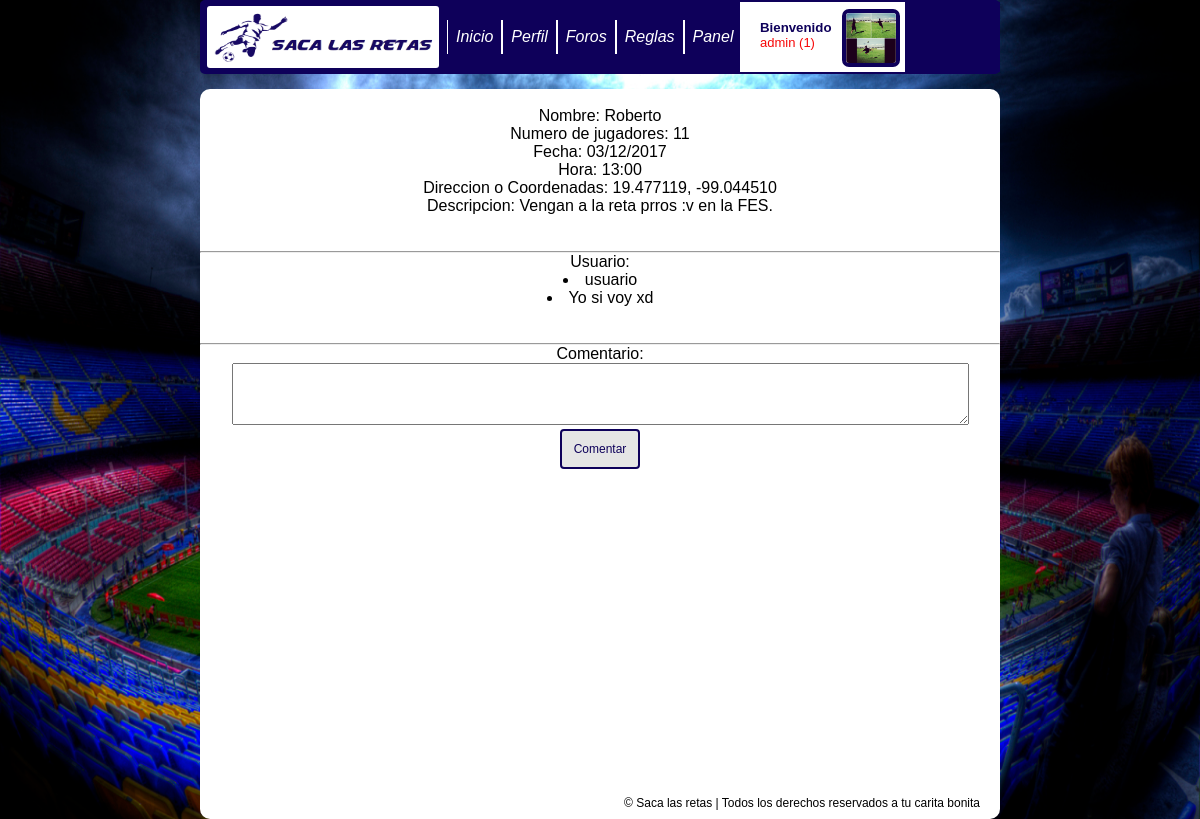
Page /reta.php?id=4 (signed in) on the committed database.
### tables this page shows
CREATE TABLE `usuarios` (
  `id_use` int(11) NOT NULL,
  `nombre` varchar(100) NOT NULL,
  `usuario` varchar(100) NOT NULL,
  `contrasena` varchar(100) NOT NULL,
  `avatar` varchar(200) NOT NULL,
  `email` varchar(100) NOT NULL,
  `fecha_reg` datetime NOT NULL,
  `rango` int(11) NOT NULL,
  `descripcion` varchar(1000) NOT NULL,
  `edad` varchar(100) NOT NULL,
  `tipfut` varchar(100) NOT NULL
);

CREATE TABLE `retas` (
  `id_ret` int(11) NOT NULL,
  `nombreusuario` varchar(200) NOT NULL,
  `numjugadores` varchar(200) NOT NULL,
  `fecha` varchar(200) NOT NULL,
  `hora` varchar(200) NOT NULL,
  `descripcion` varchar(1000) NOT NULL,
  `coor` varchar(200) NOT NULL
);

CREATE TABLE `comretas` (
  `id_com` int(11) NOT NULL,
  `comentario` varchar(1000) NOT NULL,
  `ret_id` int(11) NOT NULL,
  `usuario` int(11) NOT NULL
);

### reta.php (the view, shortened to what this page needs)
<?php
include 'lib/config.php';
?>
<!DOCTYPE html>
<html>
<head>
	<link rel="stylesheet" href="css/estilos.css">
</head>
<body>
		<header>
			<div id="logo">
				<img class="borde" src="./img/logo.png" width="232" height="62">
			</div>
			<div id="menu">
				<br>
				<ul>
					<li><a href="index.php">Inicio</a></li>
					<li><a href="perfilr.php?id= <?php echo $_SESSION['id']; ?>">Perfil</a></li>
					<li><a href="foros.php">Foros</a></li>
					<li><a href="reglas.php">Reglas</a></li>
					<?php   if ($_SESSION['rango']== '1' or $_SESSION['rango']== '0') {?><li><a href="panel">Panel</a></li><?php }?>
				</ul>
			</div>
			<div id="perfil">
				<?php
				$query="SELECT * FROM usuarios WHERE id_use = '".$_SESSION['id']."'";
  				$result=mysqli_query($con,$query);
				$row= mysqli_fetch_array($result);
				$rango="SELECT * FROM rangop WHERE id = '".$row['rango']."'";
  					$result1=mysqli_query($con,$rango);
  					$ran= mysqli_fetch_array($result1);
				?>
					<div id="name">
						<br>
						<h5>Bienvenido</h5> <font size="2"><p style="color: <?php echo $ran['color']; ?> "><?php echo $_SESSION['usuario'];  ?>  (<?php echo $_SESSION['rango'];  ?>) </p></font>
						<br>
						<?php if ($row['avatar']!='') {?>
					</div>
					<div id="p_img">
						<img src="<?php echo $row['avatar']; ?>" width="50" height="50">
						<?php } ?>
					</div>
					<div id="edit">
					</div>
			</div>
		</header>
		<nav></nav>
		<main>
			<div id="note">
				<?php
if (isset($_GET['id'])) {
$foro="SELECT * FROM retas WHERE id_ret= '".$_GET['id']."'";
$resforo=mysqli_query($con,$foro);
while($row=mysqli_fetch_array($resforo)) {
	?>
<br>
    Nombre:
	<?php echo $row['nombreusuario']; ?>
    <br>
    Numero de jugadores:
	<?php echo $row['numjugadores']; ?>
	<br>
	Fecha:
    <?php echo $row['fecha']; ?>
	<br>
	Hora:
	<?php echo $row['hora']; ?>
	<br>
	Direccion o Coordenadas:
	<?php echo $row['coor']; ?>
	<br>
	Descripcion:
	<?php echo $row['descripcion']; ?>
	<br>
	<br><br>
	<?php
}
?>
<hr>
<?php
$comen="SELECT * FROM comretas WHERE ret_id= '".$_GET['id']."' ";
$rescomen=mysqli_query($con,$comen);
while ($roww=mysqli_fetch_array($rescomen)) {?>
<?php
$user="SELECT * FROM usuarios WHERE id_use = '".$roww['usuario']."'";
$resuser=mysqli_query($con,$user);
while ($userr=mysqli_fetch_array($resuser)) {?>
Usuario:
<li><?php  echo $userr['usuario']; ?></li>
<li><?php  echo $roww['comentario']; ?></li>
<br><br>
<?php
}
}
 ?>
<hr>
Comentario:
<br>
<form method="post">
	<textarea name="comentario" cols="90" rows="4" id="textfield">
	</textarea>
<br>
	<input type="submit" name="comentar" value="Comentar">
</form>
<?php
}
?>
			</div>
			<div id="footer">
				<p style="font-family: arial; font-size: 12px;">© Saca las retas | Todos los derechos reservados a tu carita bonita</p>
			</div>
		</main>
</body>
</html>

### css/estilos.css (style rules this page uses)
* { padding: 0px; margin: auto; }
h5 { margin-left: 20px; color: #0E005A; }
p { margin-left: 20px; margin-right: 20px; }
body { width: 800px; min-height: 600px; font-family: arial; background-image: url(../img/bg2.jpg); background-repeat: no-repeat; background-position: center; background-size: 100% 100%; background-attachment: fixed; }
header { width: 800px; height: 70px; background-color: #0E005A; border-bottom: 2px solid #0E005A; border-top: 2px solid #0E005A; border-radius: 5px; }
nav { width: 800px; height: 15px; }
main { width: 800px; height: 730px; background-color: white; padding: 0px; text-align: center; float: center; border-radius: 10px; }
#footer { width: 800px; height: 23px; padding-top: 7px; text-align: right; clear: both; float: left; }
#logo { width: 237px; height: 70px; float: left; padding-left: 3px; }
#menu { width: 293px; height: 70px; float: left; clear: right; background-color: #0E005A; padding-left: 7px; }
#name { width: 95px; height: 70px; float: left; background-color: white; padding-left:0px; }
#p_img { width: 63px; height: 63px; float: left; clear: right; padding-left: 7px; padding-top: 7px; background-color: white; }
#edit { width: 87px; height: 55px; float: left; clear: right; background-color: #0E005A; padding-left: 8px; padding-top: 15px; }
ul { width: 300px; height: 100px; list-style: none; overflow: hidden; }
ul li { float: left; font-style: italic; border-left: 0.1px solid white; border-right: 0.1px solid white; }
ul li a { display: block; padding: 8px; text-decoration: none; color: #fff; }
input[type=submit] { width: 80px; height: 40px; background-color: #E5E5E5; color: #0E005A; padding: 0px; border: 2px solid #0E005A; border-radius: 4px; font-size: 12px; }
#note { width: 800px; height: 700px; float: left; }
img { border: 4px solid #0E005A; border-radius: 7px; }
input { width: 600px; height: 25px; border: 2px solid #E5E5E5; border-radius: 4px; background-color: #E5E5E5; }

### rows in the picture
usuarios: avatar (picture)
retas: nombreusuario "Roberto", numjugadores "11", fecha "03/12/2017", hora "13:00", coor "19.477119, -99.044510", descripcion "Vengan a la reta prros :v en la FES."
comretas: comentario "Yo si voy xd"
usuarios: usuario "usuario"

### other values in the picture
$_SESSION['usuario'] "admin"
$_SESSION['rango'] "1"
